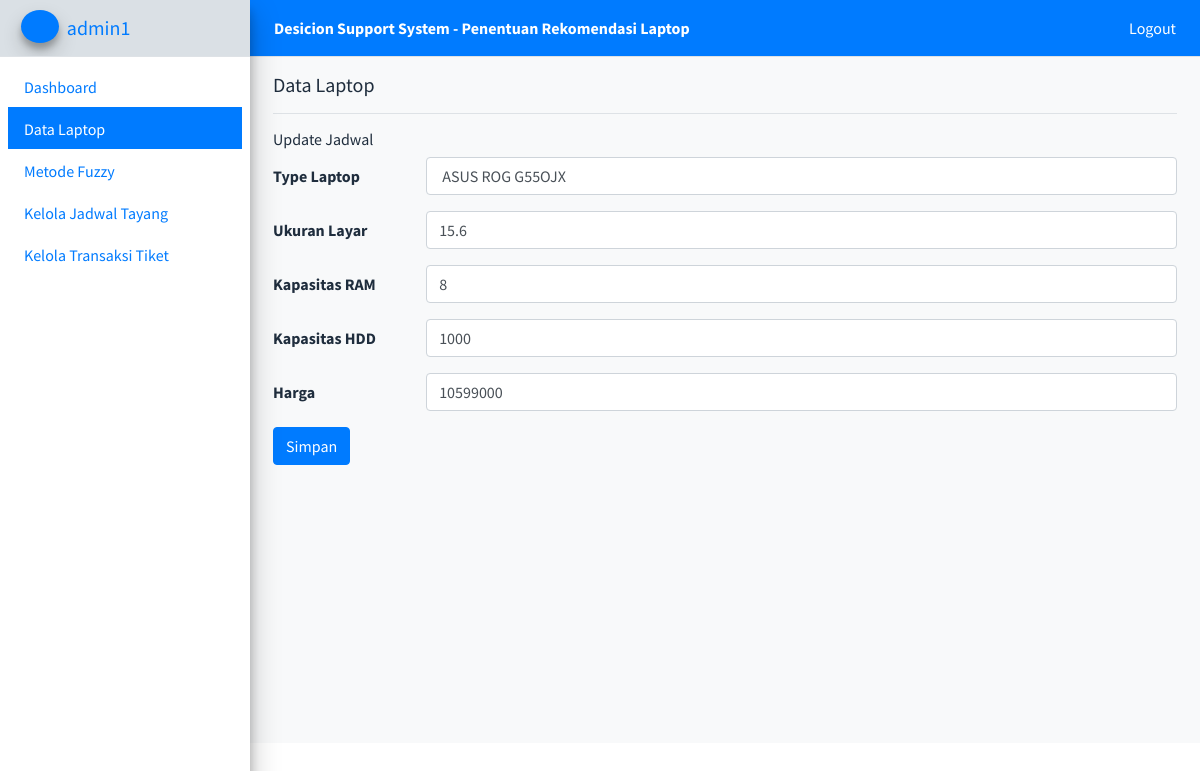
The page /updateLaptop.php?IdLaptop=1 (signed in) on the database its author committed.
### tables this page shows
CREATE TABLE `laptop` (
  `id` int(5) NOT NULL,
  `type` varchar(50) NOT NULL,
  `layar` varchar(10) NOT NULL,
  `ram` varchar(10) NOT NULL,
  `hdd` varchar(10) NOT NULL,
  `harga` varchar(30) NOT NULL
);

### updateLaptop.php (the view, shortened to what this page needs)
<?php
require "konek.php";
$id = $_GET['IdLaptop'];
$sql_read = "SELECT * FROM laptop WHERE id='$id'";
$execute_read = mysqli_query($mysqli, $sql_read);
$result_read = mysqli_fetch_assoc($execute_read);
?>
<!DOCTYPE html>
<html lang="en">
<head>
  <link rel="stylesheet" href="assets/plugins/fontawesome-free/css/all.min.css">
  <link rel="stylesheet" href="assets/plugins/overlayScrollbars/css/OverlayScrollbars.min.css">
  <link rel="stylesheet" href="assets/plugins/datatables-bs4/css/dataTables.bootstrap4.min.css">
  <link rel="stylesheet" href="assets/plugins/datatables-responsive/css/responsive.bootstrap4.min.css">
  <link rel="stylesheet" href="assets/plugins/datatables-buttons/css/buttons.bootstrap4.min.css">
  <link rel="stylesheet" href="assets/plugins/select2/css/select2.min.css">
  <link rel="stylesheet" href="assets/plugins/select2-bootstrap4-theme/select2-bootstrap4.min.css">
  <link rel="stylesheet" href="assets/plugins/sweetalert2-theme-bootstrap-4/bootstrap-4.min.css">
  <link rel="stylesheet" href="assets/plugins/toastr/toastr.min.css">
  <link rel="stylesheet" href="assets/plugins/icheck-bootstrap/icheck-bootstrap.min.css">
  <link rel="stylesheet" href="assets/dist/css/adminlte.min.css">
  <link rel="stylesheet" href="assets/dist/css/styles.css">
  <link rel="stylesheet" href="assets/plugins/summernote/summernote-bs4.min.css">
</head>
<body class="hold-transition sidebar-mini layout-fixed layout-navbar-fixed layout-footer-fixed">
    <div class="wrapper">
        <nav class="main-header navbar navbar-expand navbar-primary navbar-dark ">
            <ul class="navbar-nav">
                <li>
                    <a class="nav-link text-white"  href="#" role="button"> <large><b>Desicion Support System - Penentuan Rekomendasi Laptop</b></large></a>
                </li>
            </ul>
            <ul class="navbar-nav ml-auto">
                <li class="nav-item">
                    <a class="nav-link text-white" href="logout_admin.php" role="button">
                    Logout
                    </a>
                </li>
            </ul>
        </nav>
        <aside class="main-sidebar sidebar-light elevation-4">
            <a href="#" class="brand-link bg-light" aria-expanded="true">
                <span class="brand-image img-circle elevation-3 d-flex justify-content-center align-items-center bg-primary text-white font-weight-500" style="width: 38px;height:50px"><?php echo "" ?></span>
                <span class="brand-text text-primary"><?php echo $_SESSION["admin"]["nama_admin"] ?></span>
            </a>
            <div class="sidebar">
                <nav class="mt-2">
                    <ul class="nav flex-column">
                        <li class="nav-item">
                        <a class="nav-link" aria-current="page" href="home_admin.php">
                            Dashboard
                        </a>
                        </li>
                        <li class="nav-item">
                        <a class="nav-link active bg-primary text-light" href="kelola_data.php">
                            Data Laptop
                        </a>
                        </li>
                        <li class="nav-item">
                        <a class="nav-link" href="fuzzy.php">
                            Metode Fuzzy
                        </a>
                        </li>
                        <li class="nav-item">
                        <a class="nav-link" href="kelola_jadwal.php">
                            Kelola Jadwal Tayang
                        </a>
                        </li>
                        <li class="nav-item">
                        <a class="nav-link" href="kelola_transaksi_tiket.php">
                            Kelola Transaksi Tiket
                        </a>
                        </li>
                    </ul>
                </nav>
            </div>
        </aside>
        <div class="content-wrapper bg-light">
            <section class="content">
                <div class="container-fluid">
                    <div class="col-lg-12">
                        <div class="d-flex justify-content-between flex-wrap flex-md-nowrap align-items-center pt-3 pb-2 mb-3 border-bottom">
                        <h3 class="h5">Data Laptop</h3>
                        </div>
                                    <form method=post action="<?php $_SERVER['PHP_SELF']?>">
                                    <h6 class="h6">Update Jadwal</h6>
                                    <div class="row mb-3">
                                        <label for="inputJudul" class="col-sm-2 col-form-label">Type Laptop</label>
                                        <div class="col-sm-10">
                                        <input type="text" name="laptop" class="form-control" id="inputJudul" value="<?=$result_read['type']?>">
                                        </div>
                                    </div>
                                    <div class="row mb-3">
                                        <label for="inputGenre" class="col-sm-2 col-form-label">Ukuran Layar</label>
                                        <div class="col-sm-10">
                                        <input type="text" name="layar" class="form-control" id="inputGenre" value="<?=$result_read['layar']?>">
                                        </div>
                                    </div>
                                    <div class="row mb-3">
                                        <label for="inputDurasi" class="col-sm-2 col-form-label">Kapasitas RAM</label>
                                        <div class="col-sm-10">
                                        <input type="text" name="ram" class="form-control" id="inputDurasi" value="<?=$result_read['ram']?>">
                                        </div>
                                    </div>
                                    <div class="row mb-3">
                                        <label for="inputGenre" class="col-sm-2 col-form-label">Kapasitas HDD</label>
                                        <div class="col-sm-10">
                                        <input type="text" name="hdd" class="form-control" id="inputGenre" value="<?=$result_read['hdd']?>">
                                        </div>
                                    </div>
                                    <div class="row mb-3">
                                        <label for="inputGenre" class="col-sm-2 col-form-label">Harga</label>
                                        <div class="col-sm-10">
                                        <input type="text" name="harga" class="form-control" id="inputGenre" value="<?=$result_read['harga']?>">
                                        </div>
                                    </div>
        <button type="submit" class="btn btn-primary" name="update">Simpan</button>
</form>
                    </div>
                </div>
            </section>
        </div>
    </div>
</body>
</html>

### rows shown on the page
laptop: laptop "ASUS ROG G55OJX", layar "15.6", ram "8", hdd "1000", harga "10599000"

### other values the page prints
$_SESSION["admin"]["nama_admin"] "admin1"
